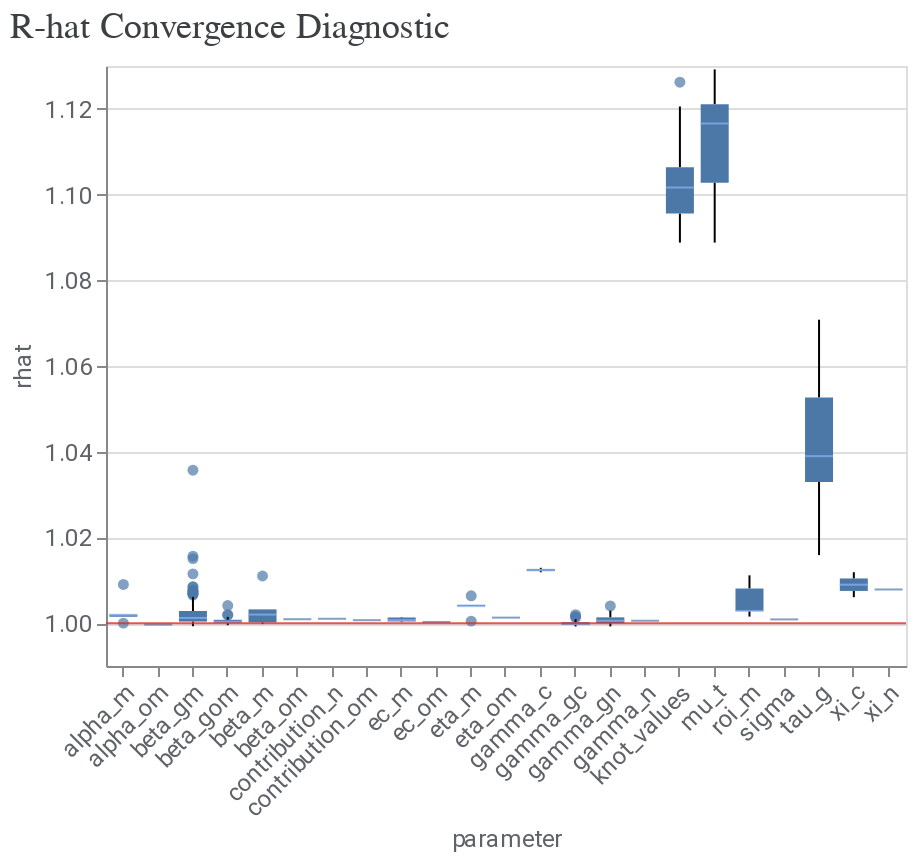

Write notebook code for a chart like this one.
### Markdown cell above
To further assess convergence and model fit, you can use the methods from `visualizer` module.

1\. Assess convergence. Run the following code to generate r-hat statistics. R-hat close to 1.0 indicate convergence. R-hat < 1.2 indicates approximate convergence and is a reasonable threshold for many problems.

### Code cell
model_diagnostics = visualizer.ModelDiagnostics(mmm)
model_diagnostics.plot_rhat_boxplot()

### Figure 1 — Vega-Lite specification as saved in the notebook (floating-point values rounded to 4 significant figures; data arrays with more than 128 entries replaced by an {"elided": "..."} marker saying what was removed)
{"config": {"view": {"continuousWidth": 300, "continuousHeight": 300}, "axis": {"labelColor": "#5F6368", "labelFont": "Roboto", "labelFontSize": 12, "titleColor": "#5F6368", "titleFont": "Roboto", "titleFontSize": 12, "titleFontWeight": "normal"}}, "layer": [{"data": {"name": "data-712443e3b81ee53f85356ad8b65e60e4"}, "mark": {"type": "boxplot", "median": {"color": "#8AB4F8"}, "outliers": {"filled": true}}, "encoding": {"x": {"axis": {"labelAngle": -45}, "field": "parameter", "type": "nominal"}, "y": {"field": "rhat", "scale": {"zero": false}, "type": "quantitative"}}}, {"data": {"name": "empty"}, "mark": {"type": "rule", "color": "#D93025", "opacity": 0.8}, "encoding": {"y": {"datum": 1}}}], "title": {"text": "R-hat Convergence Diagnostic", "anchor": "start", "color": "#3C4043", "font": "Google Sans Display", "fontSize": 18, "fontWeight": "normal", "offset": 10}, "width": 400, "$schema": "https://vega.github.io/schema/vega-lite/v5.20.1.json", "datasets": {"data-712443e3b81ee53f85356ad8b65e60e4": {"elided": "657 records"}, "empty": [{}]}}
